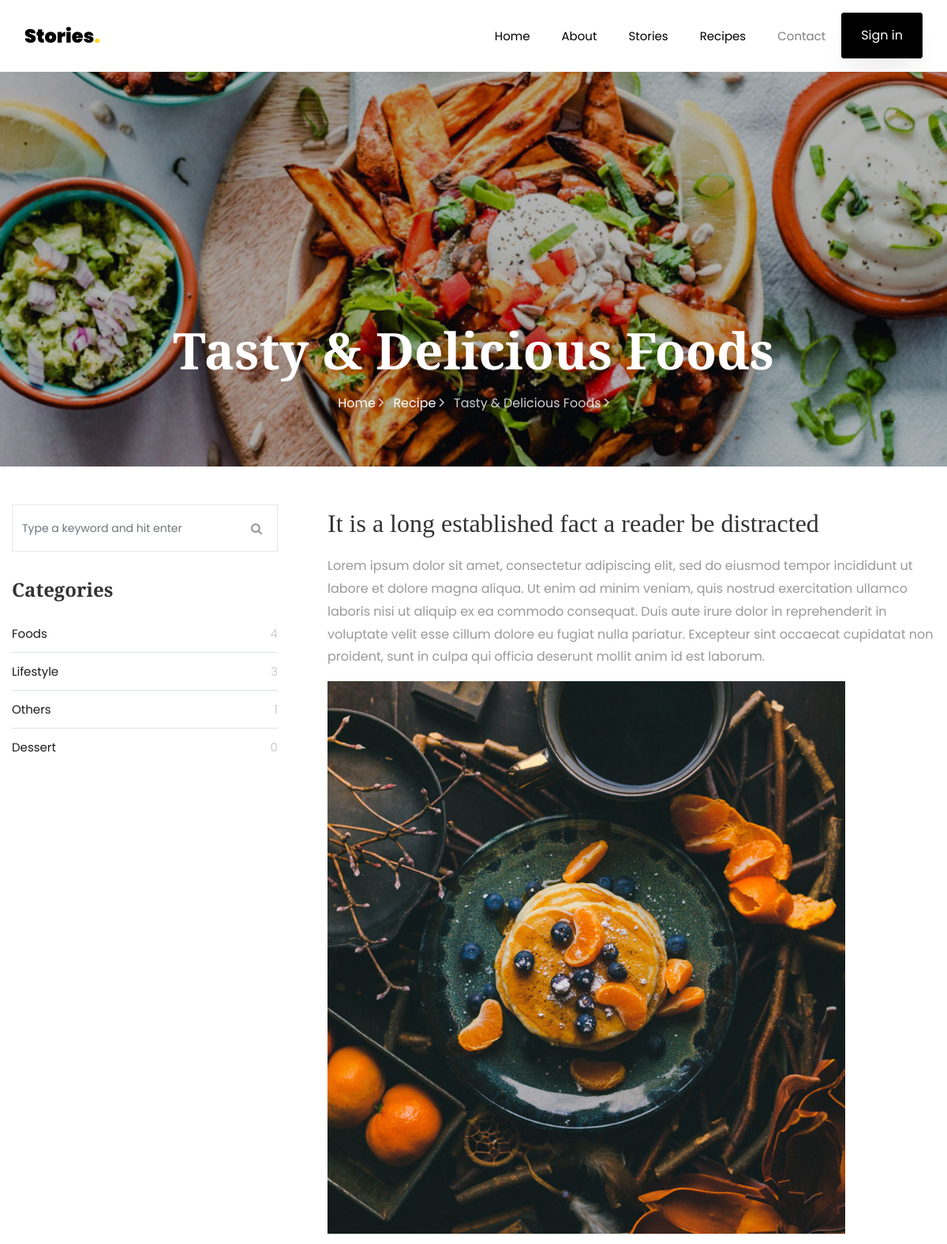
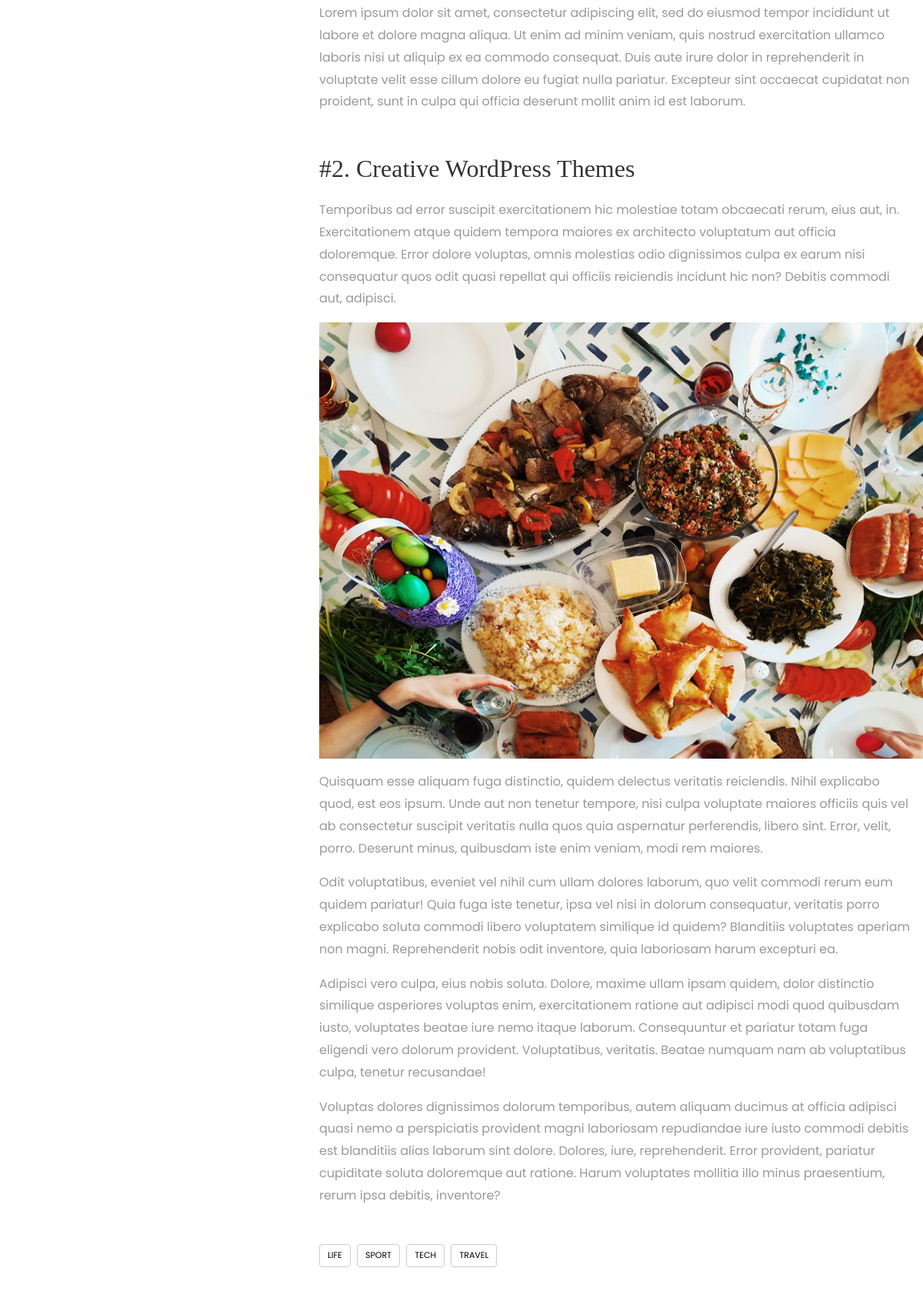
/single/2 (upper part), run on the app's committed database (2 pictures, top to bottom).
### stories/models.py (models this page shows, shortened)
class Recipe(models.Model):
    title = models.CharField(max_length=50, blank=False, null=True)
    created_at = models.DateField(auto_now_add=True)
    image = models.ImageField(upload_to='recipes', blank=False, null=True)
    description = models.TextField(blank=False)
    long_description = RichTextField('Long description')
    category = models.ForeignKey('Category', on_delete=models.CASCADE, related_name='recipes', null=True)
    owner = models.ForeignKey(User, on_delete=models.CASCADE, related_name='recipes', null=True)
    view_count=models.PositiveIntegerField('View count', default=0)
    updated_at = models.DateField(auto_now = True)
    class Meta:
        ordering=('created_at',)
        verbose_name='Recipe'
        verbose_name_plural='Recipes'

class Category(models.Model):
    title = models.CharField(max_length=50, blank=False, null=False)
    image = models.ImageField(upload_to='categories', blank=False)
    created_at = models.DateTimeField(auto_now_add=True)
    updated_at = models.DateTimeField(auto_now = True)
    class Meta:
        ordering=('created_at',)
        verbose_name='Category'
        verbose_name_plural='Categories'

### stories/views.py (the view, shortened to what this page needs)
# urls.py: path('single/<int:pk>', RecipeDetailView.as_view(), name='single'),
class RecipeDetailView(FormMixin, DetailView):
    model = Recipe
    template_name = "stories/single.html"
    context_object_name = "recipe_data"
    form_class = CommentForm
    def get_object(self, queryset=None):
        obj = super().get_object(queryset)
        obj.view_count = obj.view_count + 1
        obj.save()
        return obj

### stories/forms.py
class CommentForm(forms.ModelForm):
    comment = forms.CharField(label='Your Comment', widget=forms.Textarea(attrs={
        'class': 'form-control',
        'placeholder': 'Leave your comment here',
        'cols': '30',
        'rows': '7',
    }),)
    class Meta:
        model = Comment
        fields = ['comment',]

### stories/models.py (called while the page is built)
    def get_user_full_name(self):
        return "{} {}".format(self.user.first_name, self.user.last_name)

### stories/templatetags/base_filters.py (called while the page is built)
@register.simple_tag
def get_categories():
    return Category.objects.all()

@register.simple_tag
def get_comments(recipe_id):
    return Comment.objects.filter(recipe=recipe_id, reply_comment__isnull=True)

### stories/templates/stories/single.html (shortened to what this page needs)
{% extends 'base/index.html' %}
{% load static base_filters %}
{% block content %}
<section class="hero-wrap hero-wrap-2" style="background-image: url('{{ recipe_data.image.url}}');">
    <div class="overlay"></div>
    <div class="container">
        <div class="row no-gutters slider-text align-items-end justify-content-center">
            <div class="col-md-9 ftco-animate pb-5 text-center">
                <h1 class="mb-3 bread">{{ recipe_data.title }}</h1>
                <p class="breadcrumbs">
                    <span class="mr-2"><a href="{% url 'stories:home' %}">Home <i
                    class="ion-ios-arrow-forward"></i></a></span>
                    <span class="mr-2"><a href="{% url 'stories:recipes' %}">Recipe <i
                    class="ion-ios-arrow-forward"></i></a></span>
                    <span>{{ recipe_data.title }} <i
                    class="ion-ios-arrow-forward"></i></span></p>
            </div>
        </div>
    </div>
</section>
<section class="ftco-section">
    <div class="container">
        <div class="row">
            <div class="col-lg-8 order-lg-last ftco-animate">
                {{ recipe_data.long_description|safe }}
                <div class="tag-widget post-tag-container mb-5 mt-5">
                    <div class="tagcloud">
                        <a href="#" class="tag-cloud-link">Life</a>
                        <a href="#" class="tag-cloud-link">Sport</a>
                        <a href="#" class="tag-cloud-link">Tech</a>
                        <a href="#" class="tag-cloud-link">Travel</a>
                    </div>
                </div>
                    {% get_comments recipe_data.id as comments %}
            </div>
            <div class="col-lg-4 sidebar pr-lg-5 ftco-animate">
                <div class="sidebar-box">
                    <form action="#" class="search-form">
                        <div class="form-group">
                            <span class="icon icon-search"></span>
                            <input type="text" class="form-control" placeholder="Type a keyword and hit enter">
                        </div>
                    </form>
                </div>
                <div class="sidebar-box ftco-animate">
                    <ul class="categories">
                        <h3 class="heading mb-4">Categories</h3>
                        {% get_categories as categories %}
                        {% for category in categories %}
                        <li><a href="#">{{category.title}} <span>{{ category.recipes.count }}</span></a></li>
                        {% endfor %}
                    </ul>
                </div>
            </div>
        </div>
    </div>
</section>
{% endblock content %}

### static/css/icomoon.css (style rules this page uses)
[class^="icon-"], [class*=" icon-"] { font-family: 'icomoon' !important; speak: none; font-style: normal; font-weight: normal; font-variant: normal; text-transform: none; line-height: 1; -webkit-font-smoothing: antialiased; -moz-osx-font-smoothing: grayscale; }
.icon-search:before { content: "\f002"; }

### stories/templates/stories/single.html (style rules this page uses)
html { scroll-behavior: smooth !important; }

### data on the page
Recipe: image (picture), title "Tasty & Delicious Foods", long_description "It is a long established fact a reader be distracted Lorem ipsum dolor sit amet, consectetur adipiscing elit, sed do eiusmod tempor incididunt ut labore et dolore magna aliqua. Ut enim ad minim veniam, quis nostrud exercitation ullamco laboris nisi ut aliquip ex ea commodo consequat. Duis aute irure dolor in reprehenderit in voluptate velit esse cillum dolore eu fugiat nulla pariatur. Excepteur sint occaecat cupidatat non proident, sunt in culpa qui officia deserunt mollit anim id est laborum. Lorem ipsum dolor sit amet, consectetur adipiscing elit, sed do eiusmod tempor incididunt ut labore et dolore magna aliqua. Ut enim ad minim veniam, quis nostrud exercitation ullamco laboris nisi ut…", long_description (picture)
Category: title "Foods", recipes.count "4"
Category: title "Lifestyle", recipes.count "3"
Category: title "Others", recipes.count "1"
Category: title "Dessert", recipes.count "0"
